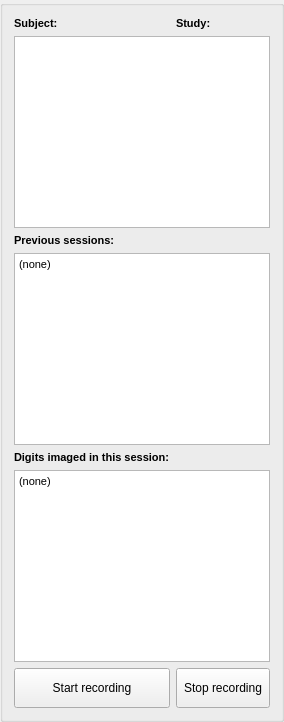
          <widget class="QGroupBox" name="sessionSequence">
           <property name="maximumSize">
            <size>
             <width>356</width>
             <height>16777215</height>
            </size>
           </property>
           <property name="title">
            <string/>
           </property>
           <layout class="QGridLayout" name="gridLayout_5">
            <item row="0" column="0">
             <widget class="QLabel" name="subjectNameLabel">
              <property name="text">
               <string>&lt;!DOCTYPE HTML PUBLIC &quot;-//W3C//DTD HTML 4.0//EN&quot; &quot;http://www.w3.org/TR/REC-html40/strict.dtd&quot;&gt;
&lt;html&gt;&lt;head&gt;&lt;meta name=&quot;qrichtext&quot; content=&quot;1&quot; /&gt;&lt;style type=&quot;text/css&quot;&gt;
p, li { white-space: pre-wrap; }
&lt;/style&gt;&lt;/head&gt;&lt;body style=&quot; font-family:'MS Shell Dlg 2'; font-size:8.25pt; font-weight:400; font-style:normal;&quot;&gt;
&lt;p style=&quot; margin-top:0px; margin-bottom:0px; margin-left:0px; margin-right:0px; -qt-block-indent:0; text-indent:0px;&quot;&gt;&lt;span style=&quot; font-size:8pt; font-weight:600;&quot;&gt;Subject:&lt;/span&gt;&lt;/p&gt;&lt;/body&gt;&lt;/html&gt;</string>
              </property>
              <property name="alignment">
               <set>Qt::AlignLeading|Qt::AlignLeft|Qt::AlignVCenter</set>
              </property>
             </widget>
            </item>
            <item row="0" column="1">
             <widget class="QLabel" name="studyNameLabel">
              <property name="text">
               <string>&lt;!DOCTYPE HTML PUBLIC &quot;-//W3C//DTD HTML 4.0//EN&quot; &quot;http://www.w3.org/TR/REC-html40/strict.dtd&quot;&gt;
&lt;html&gt;&lt;head&gt;&lt;meta name=&quot;qrichtext&quot; content=&quot;1&quot; /&gt;&lt;style type=&quot;text/css&quot;&gt;
p, li { white-space: pre-wrap; }
&lt;/style&gt;&lt;/head&gt;&lt;body style=&quot; font-family:'MS Shell Dlg 2'; font-size:8.25pt; font-weight:400; font-style:normal;&quot;&gt;
&lt;p style=&quot; margin-top:0px; margin-bottom:0px; margin-left:0px; margin-right:0px; -qt-block-indent:0; text-indent:0px;&quot;&gt;&lt;span style=&quot; font-size:8pt; font-weight:600;&quot;&gt;Study:&lt;/span&gt;&lt;/p&gt;&lt;/body&gt;&lt;/html&gt;</string>
              </property>
             </widget>
            </item>
            <item row="6" column="0">
             <widget class="QPushButton" name="startRecordingPushButton">
              <property name="minimumSize">
               <size>
                <width>0</width>
                <height>40</height>
               </size>
              </property>
              <property name="maximumSize">
               <size>
                <width>16777215</width>
                <height>40</height>
               </size>
              </property>
              <property name="text">
               <string>Start recording</string>
              </property>
              <property name="icon">
               <iconset resource="ncm_qcapture.qrc">
                <normaloff>:/images/play.ico</normaloff>:/images/play.ico</iconset>
              </property>
              <property name="checkable">
               <bool>true</bool>
              </property>
             </widget>
            </item>
            <item row="6" column="1">
             <widget class="QPushButton" name="stopRecordingPushButton">
              <property name="minimumSize">
               <size>
                <width>0</width>
                <height>40</height>
               </size>
              </property>
              <property name="maximumSize">
               <size>
                <width>16777215</width>
                <height>40</height>
               </size>
              </property>
              <property name="toolTip">
               <string>Stop recording (ends sequence)</string>
              </property>
              <property name="text">
               <string>Stop recording</string>
              </property>
              <property name="icon">
               <iconset resource="ncm_qcapture.qrc">
                <normaloff>:/images/stop.ico</normaloff>:/images/stop.ico</iconset>
              </property>
             </widget>
            </item>
            <item row="1" column="0" colspan="2">
             <widget class="QTextEdit" name="subjectDetailsTextEdit">
              <property name="readOnly">
               <bool>true</bool>
              </property>
             </widget>
            </item>
            <item row="3" column="0" colspan="2">
             <widget class="QTextEdit" name="previousSessionTextEdit">
              <property name="readOnly">
               <bool>true</bool>
              </property>
              <property name="html">
               <string>&lt;!DOCTYPE HTML PUBLIC &quot;-//W3C//DTD HTML 4.0//EN&quot; &quot;http://www.w3.org/TR/REC-html40/strict.dtd&quot;&gt;
&lt;html&gt;&lt;head&gt;&lt;meta name=&quot;qrichtext&quot; content=&quot;1&quot; /&gt;&lt;style type=&quot;text/css&quot;&gt;
p, li { white-space: pre-wrap; }
&lt;/style&gt;&lt;/head&gt;&lt;body style=&quot; font-family:'MS Shell Dlg 2'; font-size:8.25pt; font-weight:400; font-style:normal;&quot;&gt;
&lt;p style=&quot; margin-top:0px; margin-bottom:0px; margin-left:0px; margin-right:0px; -qt-block-indent:0; text-indent:0px;&quot;&gt;&lt;span style=&quot; font-size:8pt;&quot;&gt;(none)&lt;/span&gt;&lt;/p&gt;&lt;/body&gt;&lt;/html&gt;</string>
              </property>
             </widget>
            </item>
            <item row="5" column="0" colspan="2">
             <widget class="QTextEdit" name="currentSessionTextEdit">
              <property name="readOnly">
               <bool>true</bool>
              </property>
              <property name="html">
               <string>&lt;!DOCTYPE HTML PUBLIC &quot;-//W3C//DTD HTML 4.0//EN&quot; &quot;http://www.w3.org/TR/REC-html40/strict.dtd&quot;&gt;
&lt;html&gt;&lt;head&gt;&lt;meta name=&quot;qrichtext&quot; content=&quot;1&quot; /&gt;&lt;style type=&quot;text/css&quot;&gt;
p, li { white-space: pre-wrap; }
&lt;/style&gt;&lt;/head&gt;&lt;body style=&quot; font-family:'MS Shell Dlg 2'; font-size:8.25pt; font-weight:400; font-style:normal;&quot;&gt;
&lt;p style=&quot; margin-top:0px; margin-bottom:0px; margin-left:0px; margin-right:0px; -qt-block-indent:0; text-indent:0px;&quot;&gt;&lt;span style=&quot; font-size:8pt;&quot;&gt;(none)&lt;/span&gt;&lt;/p&gt;&lt;/body&gt;&lt;/html&gt;</string>
              </property>
             </widget>
            </item>
            <item row="4" column="0">
             <widget class="QLabel" name="currentSessionLabel">
              <property name="text">
               <string>&lt;!DOCTYPE HTML PUBLIC &quot;-//W3C//DTD HTML 4.0//EN&quot; &quot;http://www.w3.org/TR/REC-html40/strict.dtd&quot;&gt;
&lt;html&gt;&lt;head&gt;&lt;meta name=&quot;qrichtext&quot; content=&quot;1&quot; /&gt;&lt;style type=&quot;text/css&quot;&gt;
p, li { white-space: pre-wrap; }
&lt;/style&gt;&lt;/head&gt;&lt;body style=&quot; font-family:'MS Shell Dlg 2'; font-size:8.25pt; font-weight:400; font-style:normal;&quot;&gt;
&lt;p style=&quot; margin-top:0px; margin-bottom:0px; margin-left:0px; margin-right:0px; -qt-block-indent:0; text-indent:0px;&quot;&gt;&lt;span style=&quot; font-size:8pt; font-weight:600;&quot;&gt;Digits imaged in this session:&lt;/span&gt;&lt;/p&gt;&lt;/body&gt;&lt;/html&gt;</string>
              </property>
             </widget>
            </item>
            <item row="2" column="0">
             <widget class="QLabel" name="previousSessionsLabel">
              <property name="text">
               <string>&lt;!DOCTYPE HTML PUBLIC &quot;-//W3C//DTD HTML 4.0//EN&quot; &quot;http://www.w3.org/TR/REC-html40/strict.dtd&quot;&gt;
&lt;html&gt;&lt;head&gt;&lt;meta name=&quot;qrichtext&quot; content=&quot;1&quot; /&gt;&lt;style type=&quot;text/css&quot;&gt;
p, li { white-space: pre-wrap; }
&lt;/style&gt;&lt;/head&gt;&lt;body style=&quot; font-family:'MS Shell Dlg 2'; font-size:8.25pt; font-weight:400; font-style:normal;&quot;&gt;
&lt;p style=&quot; margin-top:0px; margin-bottom:0px; margin-left:0px; margin-right:0px; -qt-block-indent:0; text-indent:0px;&quot;&gt;&lt;span style=&quot; font-size:8pt; font-weight:600;&quot;&gt;Previous sessions:&lt;/span&gt;&lt;/p&gt;&lt;/body&gt;&lt;/html&gt;</string>
              </property>
             </widget>
            </item>
           </layout>
          </widget>
